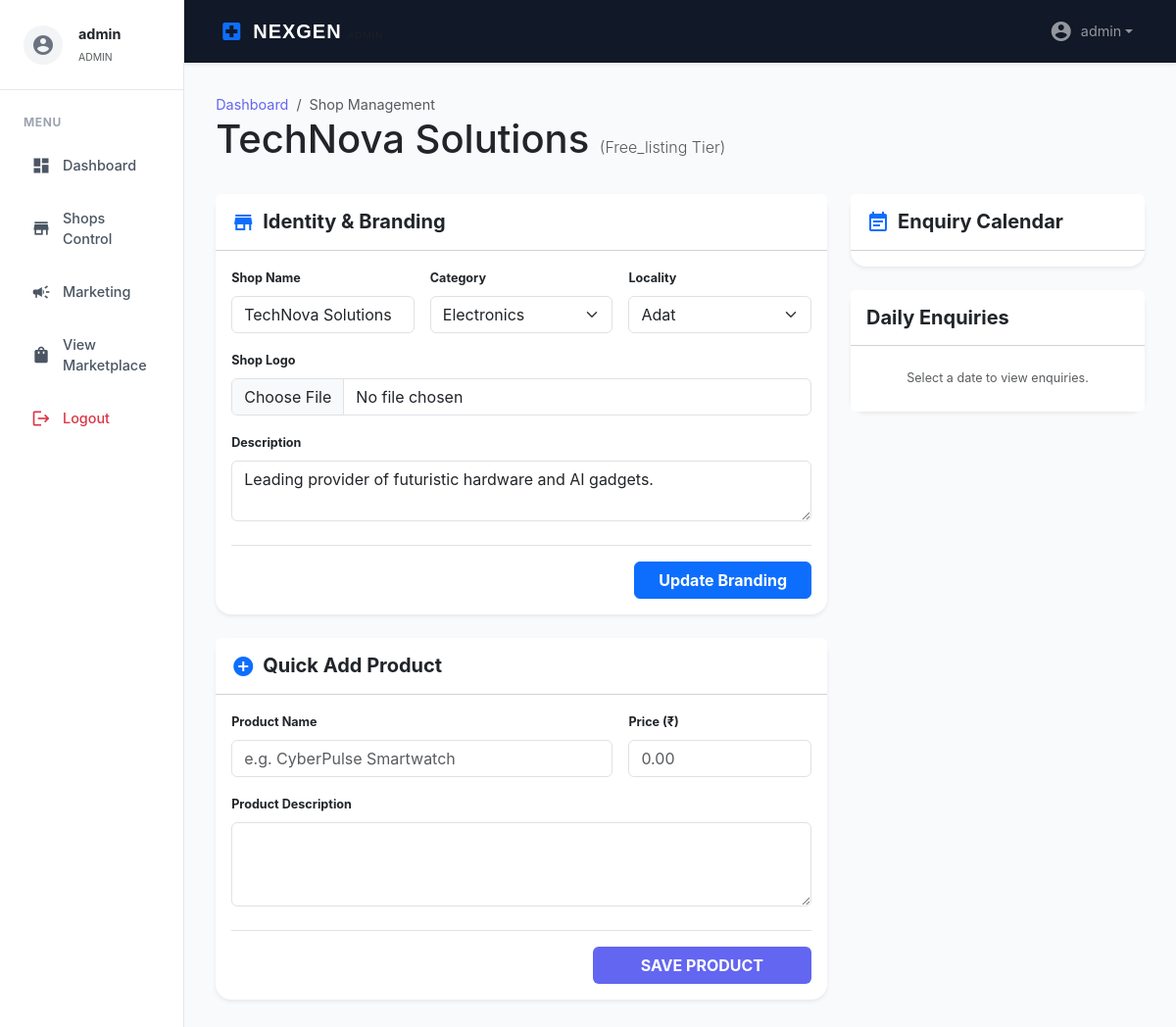
Page /shop_portal.php (signed in) on the earlier database version.
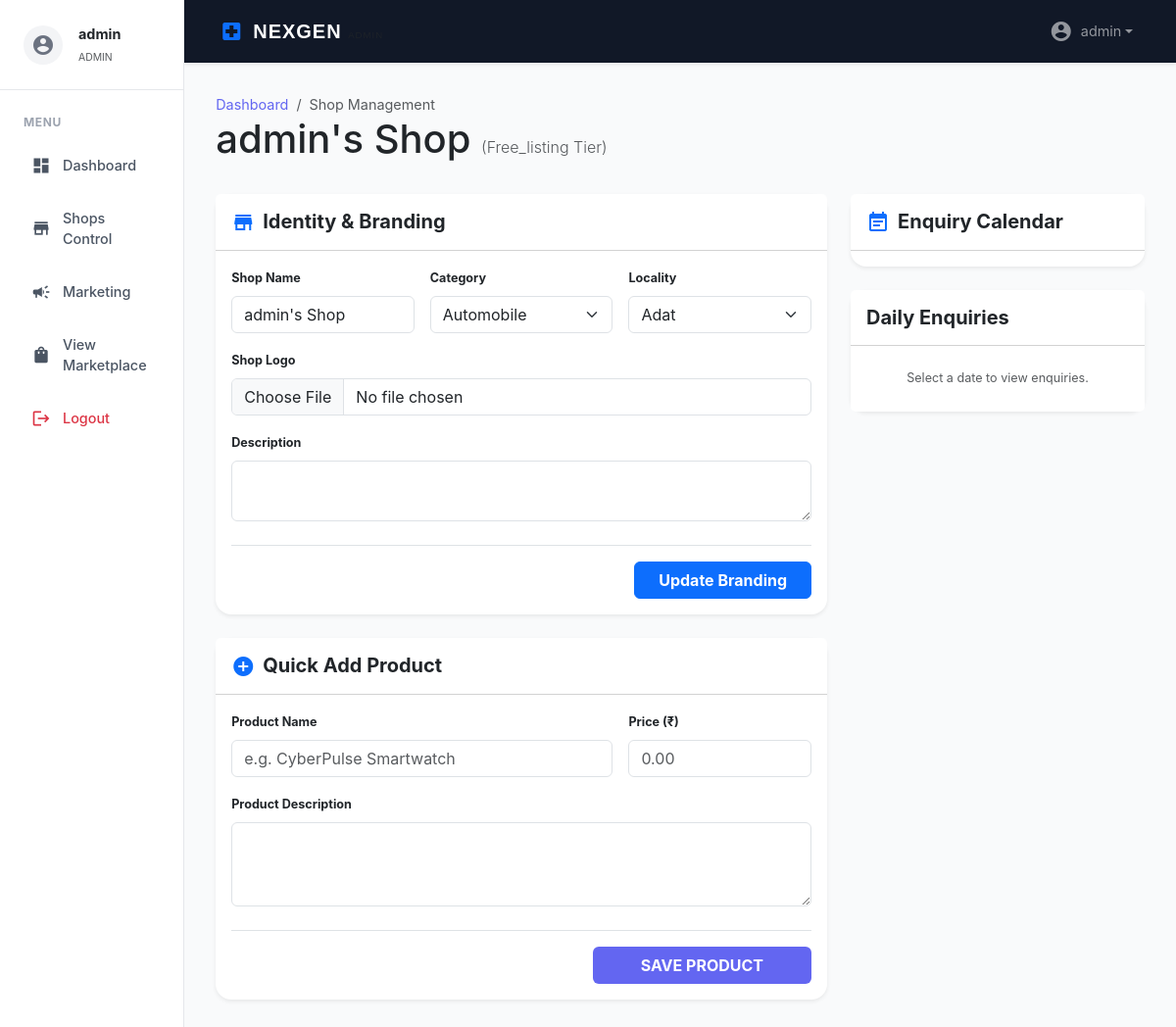
Same page on the later database version.
### tables this page shows
CREATE TABLE shops (
    id INTEGER PRIMARY KEY AUTOINCREMENT,
    owner_id INTEGER NOT NULL,
    name TEXT NOT NULL,
    description TEXT,
    logo TEXT,
    wallpaper TEXT,
    meta_keywords TEXT,
    og_title TEXT,
    og_description TEXT,
    locality TEXT,
    category TEXT,
    created_at DATETIME DEFAULT CURRENT_TIMESTAMP, type TEXT CHECK(type IN ('privilege', 'classic', 'free_listing')) DEFAULT 'free_listing',
    FOREIGN KEY (owner_id) REFERENCES users(id)
);

### includes/config.php (called while the page is built, shortened)
<?php
function e($text) {
    return htmlspecialchars($text ?? '', ENT_QUOTES, 'UTF-8');
}
?>

### shop_portal.php (the view, shortened to what this page needs)
<?php
require_once 'includes/config.php';
$stmt = $pdo->prepare("SELECT * FROM shops WHERE owner_id = ?");
$stmt->execute([$_SESSION['user_id']]);
$shop = $stmt->fetch();
if (!$shop) {
    $shop_id = $pdo->lastInsertId();
    $stmt = $pdo->prepare("SELECT * FROM shops WHERE id = ?");
    $stmt->execute([$shop_id]);
    $shop = $stmt->fetch();
}
require_once 'includes/admin_layout_header.php';
?>
<div class="page__heading d-flex align-items-center">
    <div class="flex">
        <nav aria-label="breadcrumb">
            <ol class="breadcrumb mb-0">
                <li class="breadcrumb-item"><a href="#">Dashboard</a></li>
                <li class="breadcrumb-item active" aria-current="page">Shop Management</li>
            </ol>
        </nav>
        <h1 class="m-0"><?php echo e($shop['name']); ?> <small class="text-muted fw-light" style="font-size: 1rem;">(<?php echo e(ucfirst($shop['type'])); ?> Tier)</small></h1>
    </div>
</div>
<div class="row g-4">
    <div class="col-lg-8">
        <div class="card shadow-sm border-0 mb-4">
            <div class="card-header bg-white py-3">
                <h5 class="card-title m-0 fw-bold"><i class="material-icons align-middle me-2 text-primary">store</i>Identity & Branding</h5>
            </div>
            <div class="card-body">
                <form action="process_shop.php" method="POST" enctype="multipart/form-data">
                    <div class="row g-3">
                        <div class="col-md-4">
                            <label class="form-label small fw-bold">Shop Name</label>
                            <input type="text" name="name" class="form-control" value="<?php echo e($shop['name']); ?>" required>
                        </div>
                        <div class="col-md-4">
                            <label class="form-label small fw-bold">Category</label>
                            <select name="category" class="form-select">
                                <?php
                                $all_categories = $pdo->query("SELECT name FROM shop_categories ORDER BY name ASC")->fetchAll(PDO::FETCH_COLUMN);
                                foreach($all_categories as $cat): ?>
                                    <option value="<?php echo e($cat); ?>" <?php echo $shop['category'] === $cat ? 'selected' : ''; ?>><?php echo e($cat); ?></option>
                                <?php endforeach; ?>
                            </select>
                        </div>
                        <div class="col-md-4">
                            <label class="form-label small fw-bold">Locality</label>
                            <select name="locality" class="form-select">
                                <?php
                                $localities = $pdo->query("SELECT name FROM localities ORDER BY name ASC")->fetchAll(PDO::FETCH_COLUMN);
                                foreach($localities as $loc): ?>
                                    <option value="<?php echo e($loc); ?>" <?php echo $shop['locality'] === $loc ? 'selected' : ''; ?>><?php echo e($loc); ?></option>
                                <?php endforeach; ?>
                            </select>
                        </div>
                        <div class="col-md-<?php echo $shop['type'] === 'free_listing' ? '12' : '6'; ?>">
                            <label class="form-label small fw-bold">Shop Logo</label>
                            <input type="file" name="shop_logo" class="form-control">
                        </div>
                        <div class="col-12">
                            <label class="form-label small fw-bold">Description</label>
                            <textarea name="description" class="form-control" rows="2"><?php echo e($shop['description']); ?></textarea>
                        </div>
                    </div>
                    <div class="mt-4 border-top pt-3 text-end">
                        <button type="submit" class="btn btn-primary px-4 fw-bold">Update Branding</button>
                    </div>
                </form>
            </div>
        </div>
        <div class="card shadow-sm border-0">
            <div class="card-header bg-white py-3">
                <h5 class="card-title m-0 fw-bold"><i class="material-icons align-middle me-2 text-primary">add_circle</i>Quick Add Product</h5>
            </div>
            <div class="card-body">
                <form action="process_product.php" method="POST" enctype="multipart/form-data">
                    <div class="row g-3 mb-3">
                        <div class="col-md-8">
                            <label class="form-label small fw-bold">Product Name</label>
                            <input type="text" name="name" class="form-control" placeholder="e.g. CyberPulse Smartwatch" required>
                        </div>
                        <div class="col-md-<?php echo $shop['type'] === 'privilege' ? '2' : '4'; ?>">
                            <label class="form-label small fw-bold">Price (₹)</label>
                            <input type="number" name="price" class="form-control" placeholder="0.00" required>
                        </div>
                    </div>
                    <div class="mb-3">
                        <label class="form-label small fw-bold">Product Description</label>
                        <textarea name="description" class="form-control" rows="3" required></textarea>
                    </div>
                    <div class="mt-4 border-top pt-3 text-end">
                        <button type="submit" class="btn btn-indigo px-5 fw-bold" style="background-color: #6366f1; color: white;">SAVE PRODUCT</button>
                    </div>
                </form>
            </div>
        </div>
    </div>
    <div class="col-lg-4">
        <div class="card shadow-sm border-0 mb-4">
            <div class="card-header bg-white py-3">
                <h5 class="card-title m-0 fw-bold"><i class="material-icons align-middle me-2 text-primary">event_note</i>Enquiry Calendar</h5>
            </div>
            <div class="card-body p-2">
            </div>
        </div>
        <div class="card shadow-sm border-0">
            <div class="card-header bg-white py-3">
                <h5 class="card-title m-0 fw-bold" id="appointment-list-title">Daily Enquiries</h5>
            </div>
            <div class="list-group list-group-flush" id="appointment-list-container">
                <div class="list-group-item text-center py-4 text-muted small">Select a date to view enquiries.</div>
            </div>
        </div>
    </div>
</div>
<?php require_once 'includes/admin_layout_footer.php'; ?>

### includes/admin_layout_header.php (shortened to what this page needs)
<?php
require_once __DIR__ . '/config.php';
?>
<!DOCTYPE html>
<html lang="en">
<head>
    <link href="https://cdn.jsdelivr.net/npm/bootstrap@5.3.2/dist/css/bootstrap.min.css" rel="stylesheet">
    <link href="https://cdn.jsdelivr.net/npm/fullcalendar@5.11.3/main.min.css" rel="stylesheet">
</head>
<body>
<div id="wrapper">
    <div id="sidebar">
        <div class="sidebar-account d-flex align-items-center">
            <div class="avatar me-3">
                <i class="material-icons">account_circle</i>
            </div>
            <div class="flex-grow-1">
                <div class="fw-bold text-dark"><?php echo e($_SESSION['username'] ?? 'User'); ?></div>
                <small class="text-muted text-uppercase" style="font-size: 0.65rem;"><?php echo e($_SESSION['role'] ?? 'Staff'); ?></small>
            </div>
        </div>
        <div class="sidebar-heading">Menu</div>
        <ul class="sidebar-menu">
            <?php if(($_SESSION['role'] ?? '') === 'admin'): ?>
            <li class="sidebar-menu-item <?php echo strpos($_SERVER['PHP_SELF'], 'admin/index.php') !== false ? 'active' : ''; ?>">
                <a class="sidebar-menu-button" href="<?php echo BASE_URL; ?>/admin/index.php">
                    <i class="sidebar-menu-icon material-icons">dashboard</i>
                    <span>Dashboard</span>
                </a>
            </li>
            <li class="sidebar-menu-item <?php echo strpos($_SERVER['PHP_SELF'], 'admin/manage_shops.php') !== false ? 'active' : ''; ?>">
                <a class="sidebar-menu-button" href="<?php echo BASE_URL; ?>/admin/manage_shops.php">
                    <i class="sidebar-menu-icon material-icons">store</i>
                    <span>Shops Control</span>
                </a>
            </li>
            <li class="sidebar-menu-item <?php echo strpos($_SERVER['PHP_SELF'], 'admin/marketing.php') !== false ? 'active' : ''; ?>">
                <a class="sidebar-menu-button" href="<?php echo BASE_URL; ?>/admin/marketing.php">
                    <i class="sidebar-menu-icon material-icons">campaign</i>
                    <span>Marketing</span>
                </a>
            </li>
            <?php endif; ?>
            <li class="sidebar-menu-item">
                <a class="sidebar-menu-button" href="<?php echo BASE_URL; ?>/index.php">
                    <i class="sidebar-menu-icon material-icons">shopping_bag</i>
                    <span>View Marketplace</span>
                </a>
            </li>
            <li class="sidebar-menu-item">
                <a class="sidebar-menu-button text-danger" href="<?php echo BASE_URL; ?>/logout.php">
                    <i class="sidebar-menu-icon material-icons">logout</i>
                    <span>Logout</span>
                </a>
            </li>
        </ul>
    </div>
    <div id="content">
        <nav class="navbar navbar-expand navbar-dark bg-dark navbar-main shadow-sm">
            <div class="container-fluid">
                <a class="navbar-brand" href="<?php echo BASE_URL; ?>/index.php">
                    <i class="material-icons text-primary">local_hospital</i>
                    <span>NEXGEN <small class="text-muted fw-light" style="font-size: 0.6rem;">ADMIN</small></span>
                </a>
                <ul class="navbar-nav ms-auto align-items-center">
                    <li class="nav-item dropdown">
                        <a class="nav-link dropdown-toggle d-flex align-items-center" href="#" data-bs-toggle="dropdown">
                            <i class="material-icons me-2">account_circle</i>
                            <span><?php echo e($_SESSION['username'] ?? 'Admin'); ?></span>
                        </a>
                    </li>
                </ul>
            </div>
        </nav>
        <div class="page__container">

### includes/admin_layout_footer.php (shortened to what this page needs)
        </div>
    </div>
</div>
</body>
</html>

### includes/admin_layout_header.php (style rules this page uses)
:root { --sidebar-width: 260px; --primary-indigo: #6366f1; --sidebar-bg: #ffffff; --header-bg: #111827; }
body { font-family: 'Inter', sans-serif; background-color: #f9fafb; font-size: 0.9rem; }
#wrapper { display: flex; min-height: 100vh; }
#sidebar { width: var(--sidebar-width); background: var(--sidebar-bg); border-right: 1px solid #e5e7eb; transition: all 0.3s; z-index: 1001; }
#content { flex-grow: 1; display: flex; flex-direction: column; overflow-x: hidden; }
.navbar-main { background-color: var(--header-bg) !important; height: 64px; padding: 0 1.5rem; }
.navbar-brand { font-weight: 800; letter-spacing: 1px; font-family: 'Montserrat', sans-serif; display: flex; align-items: center; gap: 10px; }
.sidebar-heading { padding: 1.5rem 1.5rem 0.5rem; text-transform: uppercase; font-size: 0.75rem; font-weight: 700; color: #9ca3af; letter-spacing: 0.05em; }
.sidebar-menu { list-style: none; padding: 0; margin: 0; }
.sidebar-menu-item { padding: 0.25rem 1rem; }
.sidebar-menu-button { display: flex; align-items: center; padding: 0.75rem 1rem; color: #4b5563; text-decoration: none; border-radius: 12px; transition: all 0.2s; font-weight: 500; }
.sidebar-menu-icon { margin-right: 12px; font-size: 20px; }
.page__container { padding: 2rem; max-width: 1400px; margin: 0 auto; width: 100%; }
.page__heading { margin-bottom: 2rem; }
.breadcrumb { background: transparent; padding: 0; margin-bottom: 0.5rem; }
.breadcrumb-item a { color: var(--primary-indigo); text-decoration: none; }
.card { border: 1px solid #e5e7eb; border-radius: 16px; box-shadow: 0 1px 3px rgba(0,0,0,0.05); background: #fff; }
.sidebar-account { padding: 1.5rem; border-bottom: 1px solid #e5e7eb; }
.avatar { width: 40px; height: 40px; background: #f3f4f6; border-radius: 50%; display: flex; align-items: center; justify-content: center; color: #6b7280; }

Differences in the rows shown:
no longer on this page (row unchanged): shops: name "TechNova Solutions", type "Free_listing", description "Leading provider of futuristic hardware and AI gadgets."
added shops: name "admin's Shop", type "Free_listing"
Other differences:
form field category: "Electronics" → "Automobile"
